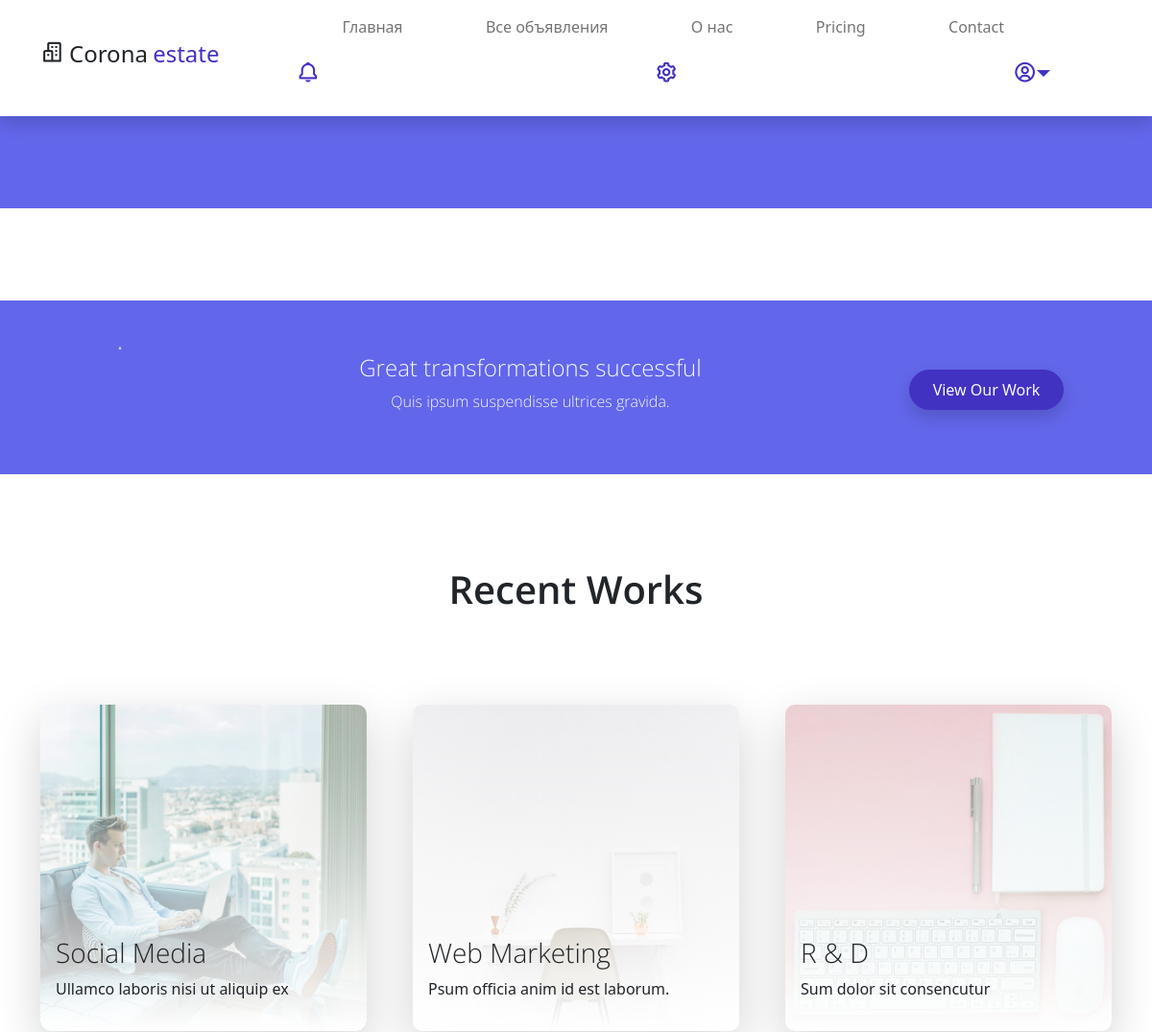
/all_announcenments/ (upper part), run on an earlier commit of the app's database.
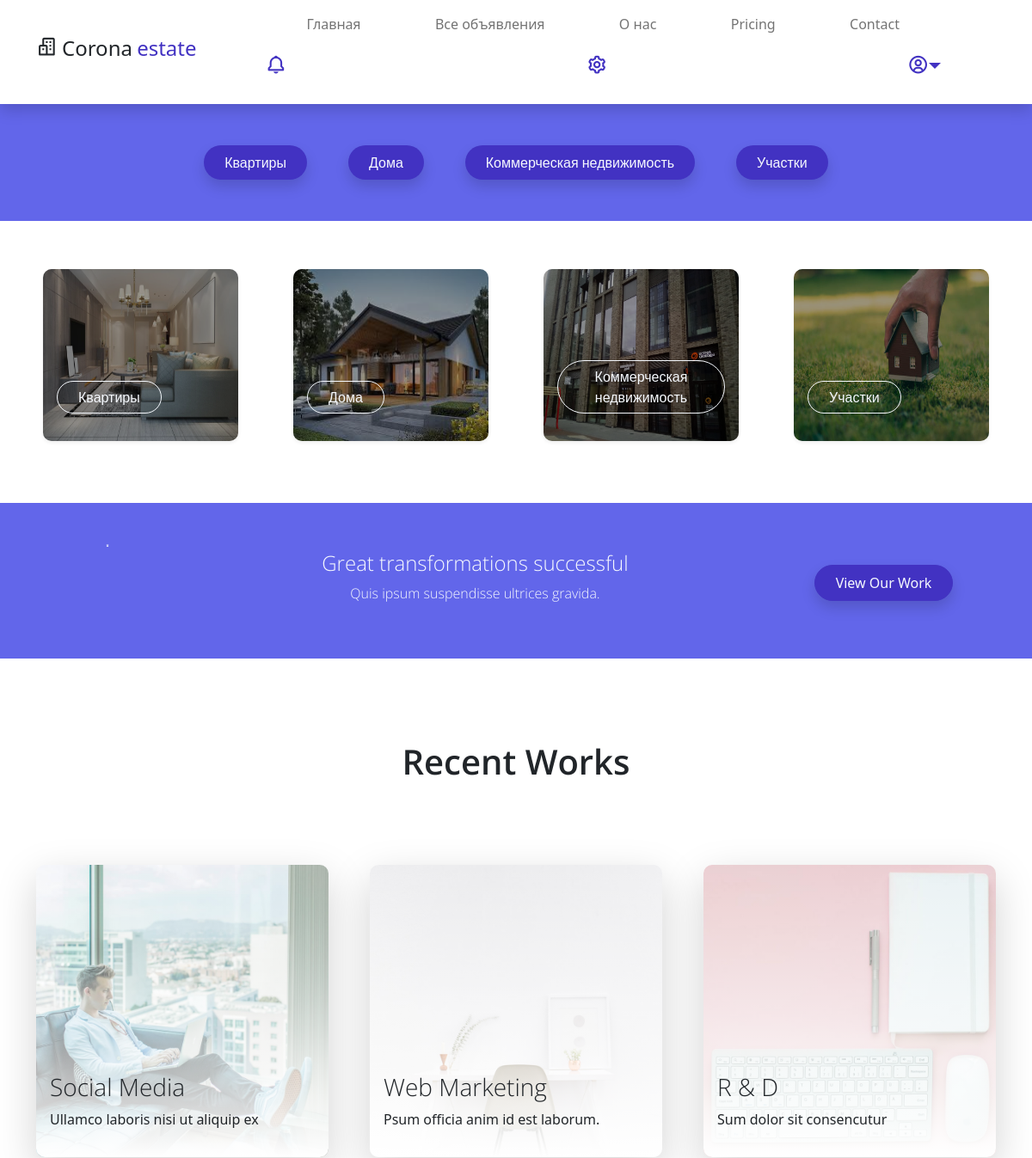
And on a later commit of the database.
### product/models.py (models this page shows, shortened)
class Category(models.Model):
    name = models.CharField(
            max_length=50,
            verbose_name='Категория',
    )
    parent = models.ForeignKey(
        'self',
        on_delete=models.CASCADE,
        null=True,
        blank=True,
        related_name='subcategories',
        verbose_name='Родительская категория'
    )
    image = models.ImageField(
            upload_to='categories_images/',
            verbose_name='Изображение категории',
    )
    class Meta:
        verbose_name = 'Категория'
        verbose_name_plural = 'Категории'

### product/views.py (the view)
# urls.py: path("all_announcenments/", views.all_announcenments, name="all_announcenments"),
def all_announcenments(request):
    categories = Category.objects.all()
    estates = Estate.objects.all()
    return render(
            request,
            "main/all_announcenments.html",
            context={
                'categories': categories,
                'estates': estates
                }
    )

### product/templates/main/all_announcenments.html (shortened to what the changed rows need)
{% extends 'base.html' %}
{% load static %}
{% block content %}
         <div class="service-tag py-5 bg-secondary">
            <div class="col-md-12">
                <ul class="nav d-flex justify-content-center">
                {% for category in categories %}
                    <li class="nav-item mx-lg-4">
                        <a class="filter-btn nav-link btn-outline-primary active shadow rounded-pill text-light px-4 light-300" href="#" data-filter=".project">{{ category.name }}</a>
                    </li>
                {% endfor %}
                </ul>
            </div>
        </div>
<section class="container overflow-hidden py-5">
    <div class="row gx-5 gx-sm-3 gx-lg-5 gy-lg-5 gy-3 pb-3 projects">
        {% for category in categories %}
        <div class="col-xl-3 col-md-4 col-sm-6 project ui branding">
            <a href="#" class="service-work card border-0 text-white shadow-sm overflow-hidden m-2"
               style="height: 200px; display: block; position: relative;">
                {% if category.name == 'Квартиры' %}
                <img class="service card-img-top h-100 w-100 object-fit-cover" src="{% static 'assets/img/flat_icon.jpg' %}" alt="Card image">
                {% elif category.name == 'Дома' %}
                <img class="service card-img-top h-100 w-100 object-fit-cover" src="{% static 'assets/img/house_icon.jpg' %}" alt="Card image">
                {% elif category.name == 'Коммерческая недвижимость' %}
                <img class="service card-img-top h-100 w-100 object-fit-cover" src="{% static 'assets/img/commerce_icon.jpg' %}" alt="Card image">
                {% elif category.name == 'Участки' %}
                <img class="service card-img-top h-100 w-100 object-fit-cover" src="{% static 'assets/img/site_icon.jpg' %}" alt="Card image">
                {% endif %}
                <div class="service-work-vertical card-img-overlay d-flex align-items-end" style="background: rgba(0, 0, 0, 0.4);">
                    <div class="service-work-content text-left text-light">
                        <span class="btn btn-outline-light rounded-pill mb-lg-3 px-lg-4 light-300">
                            {{ category.name }}
                        </span>
                    </div>
                </div>
            </a>
        </div>
        {% endfor %}
    </div>
</section>
    <section class="bg-secondary">
        <div class="container py-5">
        </div>
    </section>
    <section class="py-5 mb-5">
        <div class="container">
            <div class="recent-work-header row text-center pb-5">
                <h2 class="col-md-6 m-auto h2 semi-bold-600 py-5">Recent Works</h2>
            </div>
        </div>
    </section>
</html>
{% endblock %}

What changed in the data, as far as the page shows it:
added Category: name "Квартиры"
added Category: name "Дома"
added Category: name "Коммерческая недвижимость"
added Category: name "Участки"
